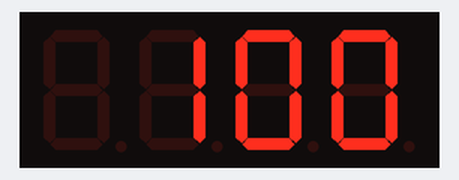
A sketch run on a simulated Arduino Uno, built with avr-gcc and run on an emulated ATmega328P. Shown: 4-digit seven-segment display. At 37.6 s the program stops and its outputs stay as they are.

Above: at 10.2 s.
At 12.8 s:
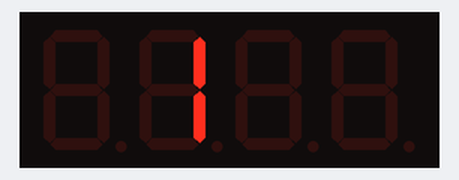
At 13.9 s:
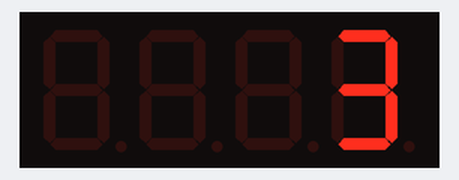
At 15.5 s:
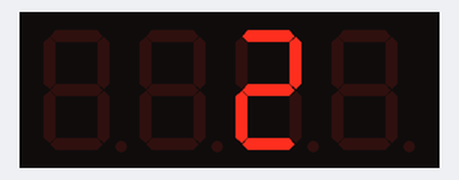
At 24.6 s:
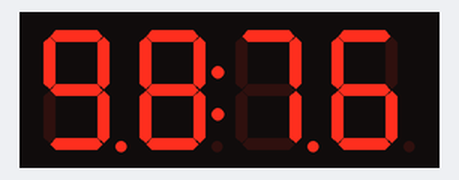
At 35.7 s:
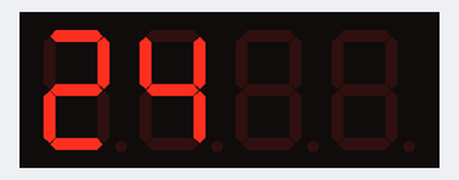

Measured:
- what the display in image 0 shows lasts 1.1 s, from 10.2 s to 11.3 s
- what the display in image 1 shows lasts 0.5 s, from 12.8 s to 13.3 s
- what the display in image 4 shows lasts 10.0 s, from 24.6 s to 34.6 s
- what the display in image 5 shows lasts 1.0 s, from 35.6 s to 36.6 s

The sketch:

4Digi_7Segment.ino
```cpp
#include <TM1637Display.h>


// Define the connections pins:
#define CLK 2
#define DIO 3

// Create display object of type TM1637Display:
TM1637Display display = TM1637Display(CLK, DIO);

//// Create array that turns all segments on:
//const uint8_t data[] = {0xff, 0xff, 0xff, 0xff};
//
//// Create array that turns all segments off:
//const uint8_t blank[] = {0x00, 0x00, 0x00, 0x00};
//
//// You can set the individual segments per digit to spell words or create other symbols:
//const uint8_t done[] = {
//  SEG_B | SEG_C | SEG_D | SEG_E | SEG_G,           // d
//  SEG_A | SEG_B | SEG_C | SEG_D | SEG_E | SEG_F,   // O
//  SEG_C | SEG_E | SEG_G,                           // n
//  SEG_A | SEG_D | SEG_E | SEG_F | SEG_G            // E
//};
//
//// Create degree Celsius symbol:
//const uint8_t celsius[] = {
//  SEG_A | SEG_B | SEG_F | SEG_G,  // Circle
//  SEG_A | SEG_D | SEG_E | SEG_F   // C
//};

void setup() {
  // Clear the display:
  display.clear();
  delay(1000);
}

void loop() {
  // Set the brightness:
  display.setBrightness(7);
  // All segments on:
//  display.setSegments(data);

  delay(1000);
  display.clear();
  delay(1000);

  // Show counter:
  int i;
  for (i = 0; i < 101; i++) {
    display.showNumberDec(i);
    delay(50);
  }

  delay(1000);
  display.clear();
  delay(1000);

  // Print number in different locations, loops 2 times:
  int j;
  for (j = 0; j < 2; j++) {
    for (i = 0; i < 4; i++) {
      display.showNumberDec(i, false, 1, i);
      delay(500);
      display.clear();
    }
  }

  delay(1000);
  display.clear();
  delay(1000);

  // Set brightness (0-7):
  int k;
  for (k = 0; k < 8; k++) {
    display.setBrightness(k);
//    display.setSegments(data);
    delay(500);
  }

  delay(1000);
  display.clear();
  delay(1000);

  // Print 1234 with the center colon:
  display.showNumberDecEx(9876, 0b11100000, false, 4, 0);

  delay(10000);
  display.clear();
  delay(1000);

  int temperature = 24;
  display.showNumberDec(temperature, false, 2, 0);
//  display.setSegments(celsius, 2, 2);

  delay(1000);
  display.clear();
  delay(1000);

//  display.setSegments(done);
  while(1);
}
```
